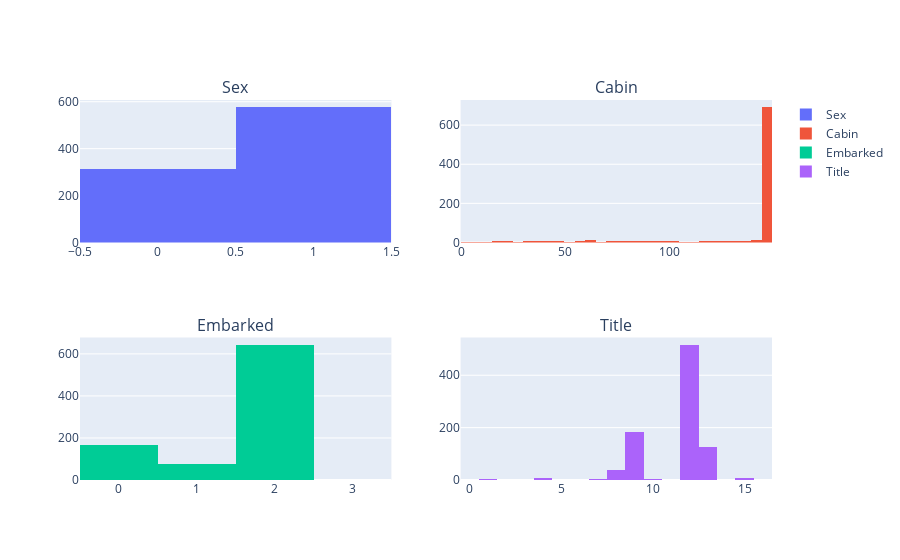

Notebook code cell kept with this figure:
### Code cell
numerical.append('PassengerId')
remaining_cols = [col for col in df_visual.columns if col not in numerical]

fig = make_subplots(rows=2, cols=2, subplot_titles=remaining_cols)

for i, col in enumerate(remaining_cols):
    fig.add_trace(
        go.Histogram(x=df_visual[col], name=col), 
        row=(i//2)+1, col=(i%2)+1
    )

fig.show()

### Figure 1 — Plotly figure (JSON) as saved in the notebook; plotly's stock layout.template omitted (floating-point values rounded to 4 significant figures; data arrays with more than 128 entries replaced by an {"elided": "..."} marker saying what was removed)
{"data": [{"name": "Sex", "type": "histogram", "x": {"elided": "891 int values"}, "xaxis": "x", "yaxis": "y"}, {"name": "Cabin", "type": "histogram", "x": {"elided": "891 int values"}, "xaxis": "x2", "yaxis": "y2"}, {"name": "Embarked", "type": "histogram", "x": {"elided": "891 int values"}, "xaxis": "x3", "yaxis": "y3"}, {"name": "Title", "type": "histogram", "x": {"elided": "891 int values"}, "xaxis": "x4", "yaxis": "y4"}], "layout": {"annotations": [{"font": {"size": 16}, "showarrow": false, "text": "Sex", "x": 0.225, "xanchor": "center", "xref": "paper", "y": 1, "yanchor": "bottom", "yref": "paper"}, {"font": {"size": 16}, "showarrow": false, "text": "Cabin", "x": 0.775, "xanchor": "center", "xref": "paper", "y": 1, "yanchor": "bottom", "yref": "paper"}, {"font": {"size": 16}, "showarrow": false, "text": "Embarked", "x": 0.225, "xanchor": "center", "xref": "paper", "y": 0.375, "yanchor": "bottom", "yref": "paper"}, {"font": {"size": 16}, "showarrow": false, "text": "Title", "x": 0.775, "xanchor": "center", "xref": "paper", "y": 0.375, "yanchor": "bottom", "yref": "paper"}], "xaxis": {"anchor": "y", "domain": [0, 0.45]}, "xaxis2": {"anchor": "y2", "domain": [0.55, 1]}, "xaxis3": {"anchor": "y3", "domain": [0, 0.45]}, "xaxis4": {"anchor": "y4", "domain": [0.55, 1]}, "yaxis": {"anchor": "x", "domain": [0.625, 1]}, "yaxis2": {"anchor": "x2", "domain": [0.625, 1]}, "yaxis3": {"anchor": "x3", "domain": [0, 0.375]}, "yaxis4": {"anchor": "x4", "domain": [0, 0.375]}}}
